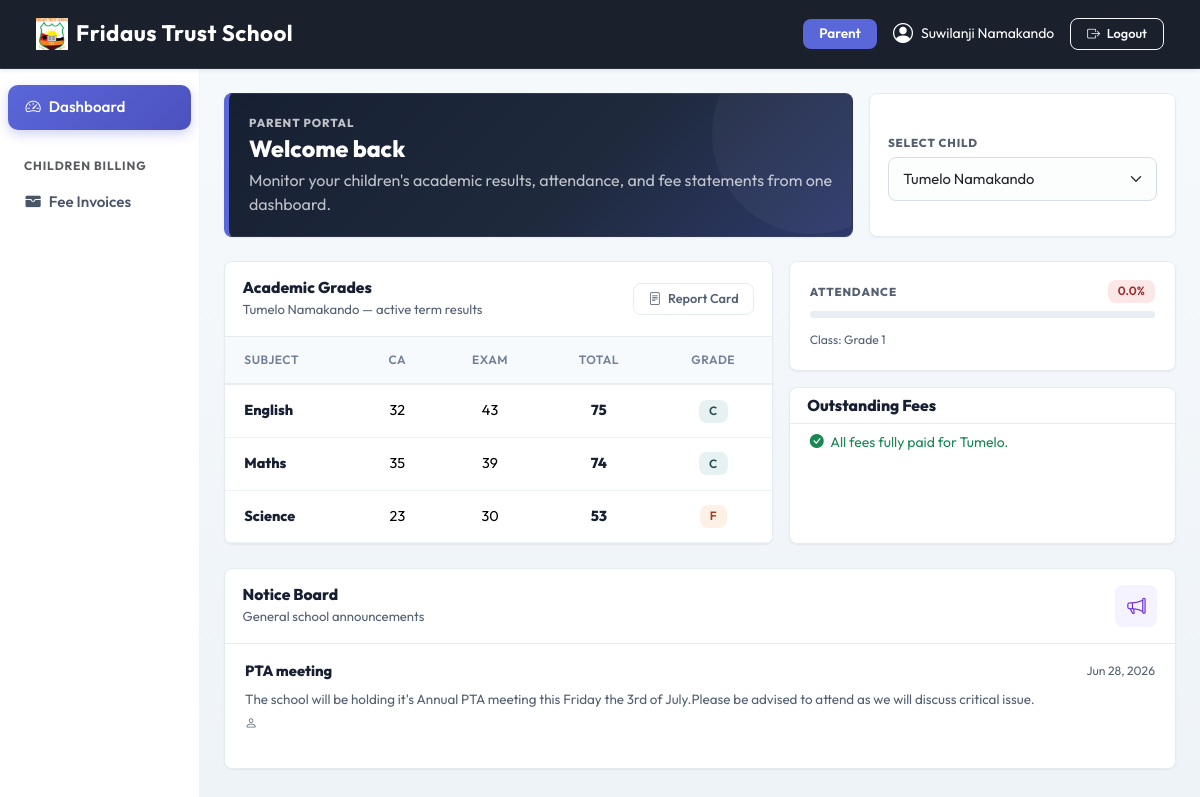
Before: /dashboard/parent/ (signed in) with the older database file.
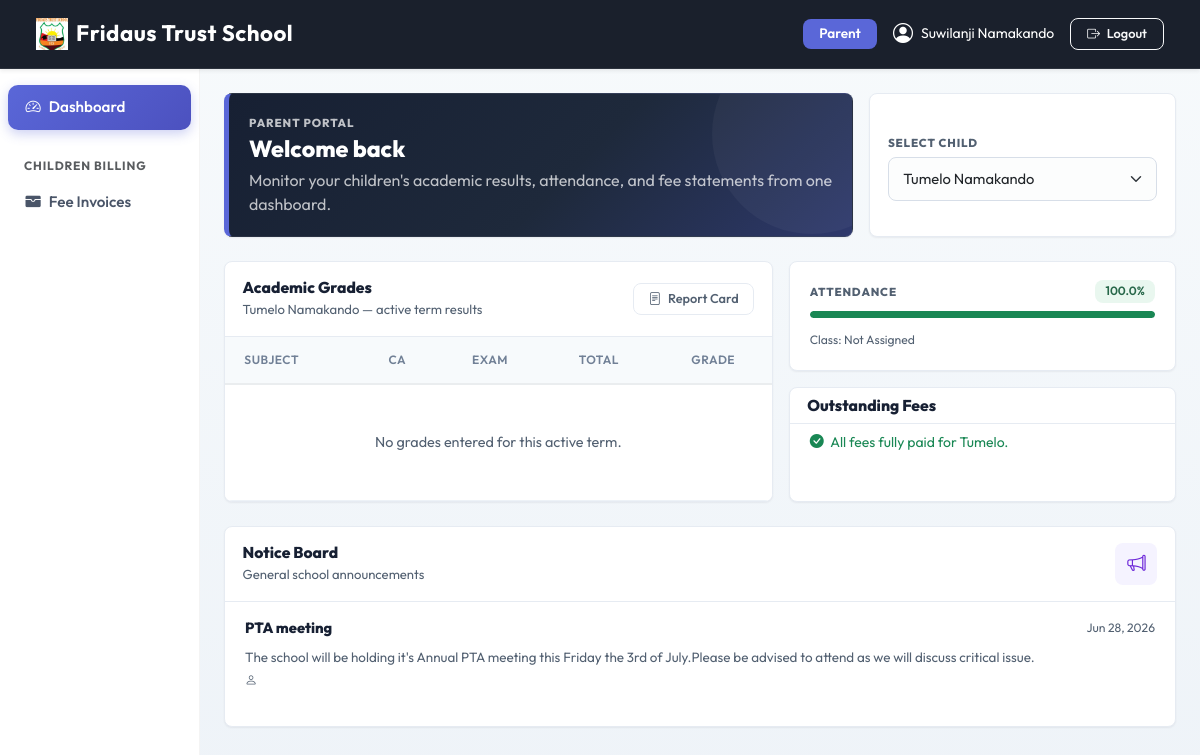
After: the same page with the newer database file.
### apps/academics/models.py (models this page shows, shortened)
class Grade(models.Model):
    student = models.ForeignKey('people.Student', on_delete=models.CASCADE, related_name='grades')
    subject = models.ForeignKey(Subject, on_delete=models.CASCADE, related_name='grades')
    session = models.ForeignKey(AcademicSession, on_delete=models.CASCADE, related_name='grades')
    term = models.ForeignKey(AcademicTerm, on_delete=models.CASCADE, related_name='grades')
    student_class = models.ForeignKey(StudentClass, on_delete=models.CASCADE, related_name='grades')
    test_score = models.PositiveIntegerField(default=0)
    exam_score = models.PositiveIntegerField(default=0)
    class Meta:
        unique_together = ('student', 'subject', 'session', 'term')
        ordering = ['subject']
    def total_score(self):
        return self.test_score + self.exam_score
    def grade_letter(self):
        score = self.total_score()
        if score >= 90: return 'A'
        elif score >= 80: return 'B'
        elif score >= 70: return 'C'
        elif score >= 60: return 'D'
        else: return 'F'

class Subject(models.Model):
    name = models.CharField(max_length=200, unique=True)
    code = models.CharField(max_length=20, unique=True, blank=True, null=True)
    class Meta:
        ordering = ['name']

class StudentClass(models.Model):
    name = models.CharField(max_length=20, unique=True,editable=False)
    grade_level = models.PositiveSmallIntegerField()
    stream = models.CharField(max_length=50, blank=True, null=True)
    subjects = models.ManyToManyField(Subject, related_name='classes', blank=True)
    class Meta:
        verbose_name = "Class"
        verbose_name_plural = "Classes"
        ordering = ['grade_level', 'stream']

### apps/people/models.py (models this page shows, shortened)
class Student(models.Model):
    GENDER_CHOICES = [('M', 'Male'), ('F', 'Female')]
    user         = models.OneToOneField(User, on_delete=models.CASCADE, related_name='student_profile')
    admission_no = models.CharField(max_length=20, unique=True)
    date_of_birth= models.DateField()
    gender       = models.CharField(max_length=1, choices=GENDER_CHOICES)
    blood_group  = models.CharField(max_length=5, blank=True, null=True)
    student_class= models.ForeignKey('academics.StudentClass', on_delete=models.SET_NULL, null=True, blank=True, related_name='students')
    address      = models.TextField(blank=True)
    enroll_date  = models.DateField(auto_now_add=True)
    is_active    = models.BooleanField(default=True)
    grades_visible = models.BooleanField(default=False, help_text='Show grades to parent when fees are paid.')
    class Meta:
        ordering = ['admission_no']

### apps/dashboard/models.py (models this page shows, shortened)
class Notice(models.Model):
    title = models.CharField(max_length=200)
    content = models.TextField()
    author = models.ForeignKey(User, on_delete=models.CASCADE, related_name='notices')
    created_at = models.DateTimeField(auto_now_add=True)
    updated_at = models.DateTimeField(auto_now=True)
    is_active = models.BooleanField(default=True)
    to_admins = models.BooleanField(default=True, verbose_name="Show to Admins")
    to_teachers = models.BooleanField(default=True, verbose_name="Show to Teachers")
    to_students = models.BooleanField(default=True, verbose_name="Show to Students")
    to_parents = models.BooleanField(default=True, verbose_name="Show to Parents")
    class Meta:
        ordering = ['-created_at']

### apps/accounts/models.py (models this page shows, shortened)
class User(AbstractUser):
    ROLE_CHOICES = (
        ('superadmin', 'Super Admin'),
        ('admin', 'Admin'),
        ('teacher', 'Teacher'),
        ('student', 'Student'),
        ('parent', 'Parent'),
    )
    role = models.CharField(max_length=20, choices=ROLE_CHOICES)
    phone = models.CharField(max_length=20, blank=True, null=True)
    profile_pic = models.ImageField(upload_to='profile_pictures/', blank=True, null=True)
    created_at = models.DateTimeField(auto_now_add=True)
    @property
    def is_admin(self):
        return self.role in ['superadmin', 'admin'] or self.is_superuser
    @property
    def is_teacher(self):
        return self.role == 'teacher'
    @property
    def is_student(self):
        return self.role == 'student'
    @property
    def is_parent(self):
        return self.role == 'parent'

### apps/dashboard/views.py (the view)
# urls.py: path('parent/',  views.parent_dashboard,  name='parent_dashboard'),
@login_required
def parent_dashboard(request):
    if not (request.user.is_parent or request.user.is_admin):
        return redirect('/')
    parent = get_object_or_404(Parent, user=request.user)
    children = parent.students.all().select_related('user', 'student_class')
    selected_child_id = request.GET.get('child_id')
    selected_child = None
    grades = []
    att_rate = 100.0
    unpaid_invoices = []
    grades_locked = False  # ← add this
    if children.exists():
        if selected_child_id:
            selected_child = get_object_or_404(children, pk=selected_child_id)
        else:
            selected_child = children.first()
        active_session = AcademicSession.objects.filter(current=True).first()
        active_term    = AcademicTerm.objects.filter(current=True).first()
        if selected_child.grades_visible:
            grades = Grade.objects.filter(student=selected_child)
            if active_session:
                grades = grades.filter(session=active_session)
            if active_term:
                grades = grades.filter(term=active_term)
            grades = grades.select_related('subject')
        else:
            grades_locked = True  # ← flag for template
        total_att   = Attendance.objects.filter(student=selected_child).count()
        present_att = Attendance.objects.filter(student=selected_child, status__in=['present', 'late']).count()
        att_rate    = (present_att / total_att * 100) if total_att > 0 else 100.0
        unpaid_invoices = Invoice.objects.filter(student=selected_child).exclude(status='paid')
    notices = Notice.objects.filter(is_active=True, to_parents=True)[:5]
    context = {
        'parent'          : parent,
        'children'        : children,
        'selected_child'  : selected_child,
        'grades'          : grades,
        'grades_locked'   : grades_locked,
        'att_rate'        : att_rate,
        'unpaid_invoices' : unpaid_invoices,
        'notices'         : notices,
    }
    return render(request, 'dashboard/parent_dashboard.html', context)

### apps/dashboard/context_processors.py (called while the page is built)
def school_settings(request):
    return {'school_settings': SchoolSettings.get()}

### apps/dashboard/models.py (called while the page is built)
    @classmethod
    def get(cls):
        obj, _ = cls.objects.get_or_create(pk=1)
        return obj

### templates/dashboard/parent_dashboard.html (shortened to what the changed rows need)
{% extends 'base.html' %}
{% block content %}
<div class="row g-3 mb-4">
  <div class="col-lg-8">
    <div class="hero-panel is-branded h-100">
      <h1 class="hero-greeting">Welcome back</h1>
    </div>
  </div>
</div>
{% if selected_child %}
<div class="row g-3 mb-4">
  <div class="col-lg-7">
    <div class="content-panel h-100">
      <div class="panel-header">
        <div>
          <h2 class="panel-title">Academic Grades</h2>
          <p class="panel-subtitle">{{ selected_child.user.get_full_name }} — active term results</p>
        </div>
        {% if not grades_locked %}
        <a href="{% url 'academics:student_report_card' selected_child.pk %}" class="btn btn-ghost btn-sm">
          <i class="bi bi-file-text me-1"></i> Report Card
        </a>
        {% endif %}
      </div>
      <div class="panel-body p-0">
        {% if grades_locked %}
        <div class="empty-state py-5">
          <i class="bi bi-lock-fill"></i>
          <h3 class="notice-title">Grades Not Available</h3>
          <p class="notice-body mb-3">Grades will be released once school fees are fully paid.</p>
          {% if unpaid_invoices %}
          <a href="{% url 'finance:invoice_detail' unpaid_invoices.0.pk %}" class="btn btn-primary btn-sm">
            <i class="bi bi-wallet2 me-1"></i> Pay Fees Now
          </a>
          {% endif %}
        </div>
        {% else %}
        <div class="table-responsive">
          <table class="table table-hover align-middle mb-0">
            <thead>
              <tr>
                <th>Subject</th>
                <th class="text-center">CA</th>
                <th class="text-center">Exam</th>
                <th class="text-center">Total</th>
                <th class="text-center">Grade</th>
              </tr>
            </thead>
            <tbody>
              {% for g in grades %}
              <tr>
                <td><span class="entity-title">{{ g.subject.name }}</span></td>
                <td class="text-center">{{ g.test_score }}</td>
                <td class="text-center">{{ g.exam_score }}</td>
                <td class="text-center"><span class="entity-title">{{ g.total_score }}</span></td>
                <td class="text-center">
                  <span class="badge {% if g.grade_letter == 'A' %}bg-success-subtle{% elif g.grade_letter == 'B' or g.grade_letter == 'C' %}bg-info-subtle{% else %}bg-warning-subtle{% endif %}">
                    {{ g.grade_letter }}
                  </span>
                </td>
              </tr>
              {% empty %}
              <tr>
                <td colspan="5">
                  <div class="empty-state">No grades entered for this active term.</div>
                </td>
              </tr>
              {% endfor %}
            </tbody>
          </table>
        </div>
        {% endif %}
      </div>
    </div>
  </div>
  <div class="col-lg-5">
    <div class="d-flex flex-column gap-3 h-100">
      <div class="content-panel">
        <div class="panel-body">
          <div class="d-flex justify-content-between align-items-center mb-2">
            <div class="stat-label mb-0">Attendance</div>
            <span class="badge {% if att_rate < 75 %}bg-danger-subtle{% else %}bg-success-subtle{% endif %}">{{ att_rate|stringformat:".1f" }}%</span>
          </div>
          <div class="progress progress-corporate mb-2">
            <div class="progress-bar {% if att_rate < 75 %}bg-danger{% else %}bg-success{% endif %}" style="width: {{ att_rate }}%;"></div>
          </div>
          <span class="notice-meta">Class: {{ selected_child.student_class.name|default:"Not Assigned" }}</span>
        </div>
      </div>
      <div class="content-panel flex-grow-1">
        <div class="panel-header py-2">
          <h2 class="panel-title">Outstanding Fees</h2>
        </div>
        <div class="panel-body pt-0">
          {% if unpaid_invoices %}
            {% for inv in unpaid_invoices %}
            <div class="fee-line">
              <div>
                <div class="fee-line-title">{{ inv.term.name }}</div>
                <div class="fee-line-amount">Due: K{{ inv.balance }}</div>
              </div>
              <a href="{% url 'finance:invoice_detail' inv.pk %}" class="btn btn-ghost btn-sm">View</a>
            </div>
            {% endfor %}
          {% else %}
          <div class="text-success small py-2">
            <i class="bi bi-check-circle-fill me-1"></i> All fees fully paid for {{ selected_child.user.first_name }}.
          </div>
          {% endif %}
        </div>
      </div>
    </div>
  </div>
</div>
{% endif %}
<div class="content-panel">
  <div class="panel-header">
    <div>
      <h2 class="panel-title">Notice Board</h2>
    </div>
  </div>
  <div class="panel-body notice-feed">
    {% for notice in notices %}
    <div class="notice-item">
      <div class="d-flex justify-content-between align-items-start gap-3">
        <h3 class="notice-title">{{ notice.title }}</h3>
        <span class="notice-meta text-nowrap">{{ notice.created_at|date:"M d, Y" }}</span>
      </div>
      <p class="notice-body">{{ notice.content }}</p>
      <span class="notice-meta"><i class="bi bi-person me-1"></i>{{ notice.author.get_full_name }}</span>
    </div>
    {% empty %}
    <div class="empty-state">
      <i class="bi bi-megaphone"></i>
      No active announcements.
    </div>
    {% endfor %}
  </div>
</div>
{% endblock %}

Changed rows visible on the page:
removed Grade: subject.name "English", test_score "32", exam_score "43", total_score "75", grade_letter "C"
removed Grade: subject.name "Maths", test_score "35", exam_score "39", total_score "74", grade_letter "C"
removed Grade: subject.name "Science", test_score "23", exam_score "30", total_score "53", grade_letter "F"
changed Student "Tumelo": student_class.name "Grade 1" → "Not Assigned"
Other visible differences:
{{ att_rate|stringformat:".1f" }}: "0.0" → "100.0"
text now shown: "No grades entered for this active term."
